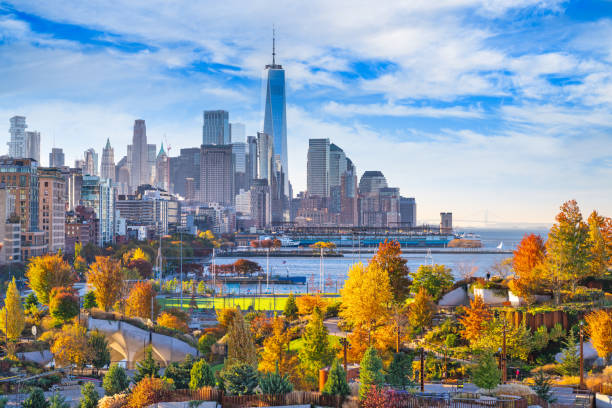
#> input picture NewYork.jpg, 612 x 408 px
$ python splitmerge.py
#> lines starting #> are read from the running program, lines starting #| are printed output that depends on the picture
import cv2 as cv
import numpy as np

img = cv.imread('NewYork.jpg')
#> img is the input picture: shape (408, 612, 3); mean B, G, R 153.3, 149.1, 140.7
cv.imshow('Original Image', img)

blank = np.zeros(img.shape[:2], dtype='uint8')
cv.imshow('Blank Image', blank)
# Split the image into its color channels
b, g, r = cv.split(img)
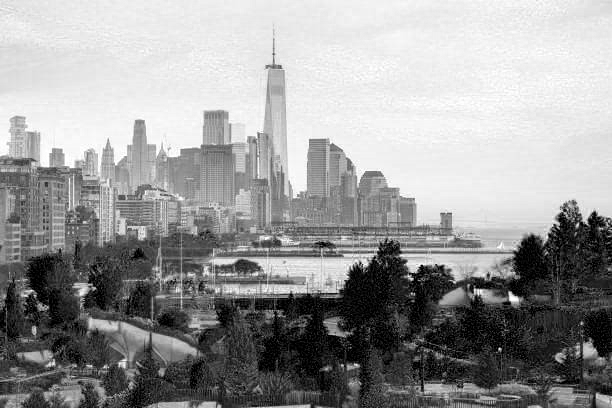
#> b: shape (408, 612); min 0, max 255, mean 153.3
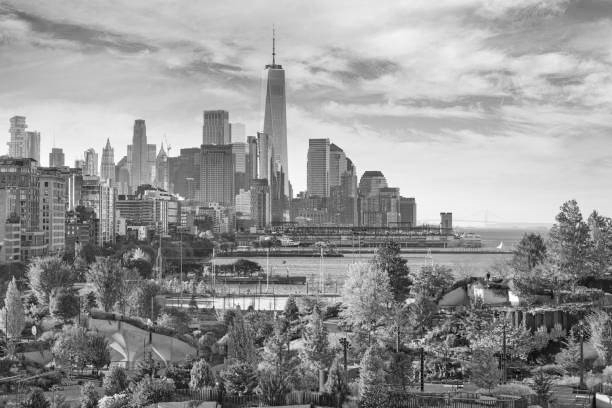
#> g: shape (408, 612); min 0, max 255, mean 149.1
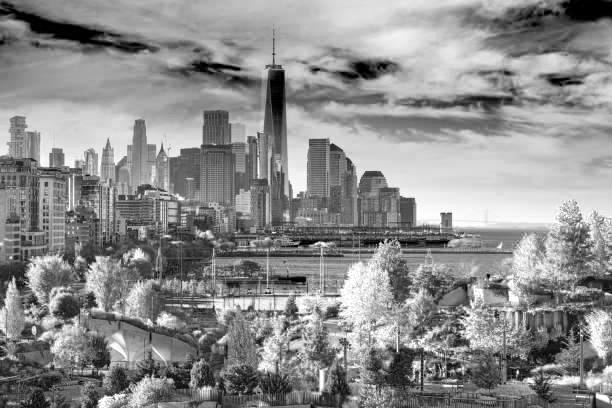
#> r: shape (408, 612); min 0, max 255, mean 140.7

blue = cv.merge([b, blank, blank])
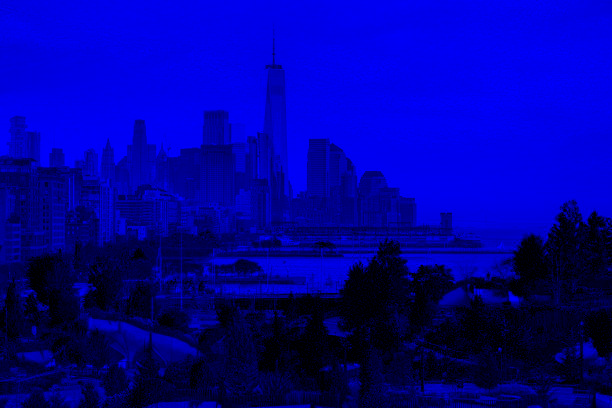
#> blue: shape (408, 612, 3); mean of channels 0, 1, 2 153.3, 0, 0; drawn as B, G, R
cv.imshow('Blue Channel', blue)
green = cv.merge([blank, g, blank])
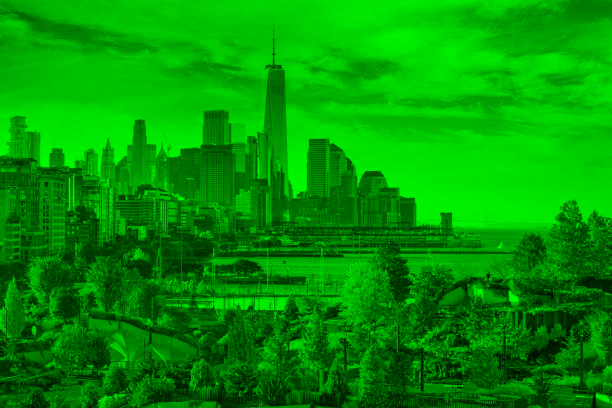
#> green: shape (408, 612, 3); mean of channels 0, 1, 2 0, 149.1, 0; drawn as B, G, R
cv.imshow('Green Channel', green)
red = cv.merge([blank, blank, r])
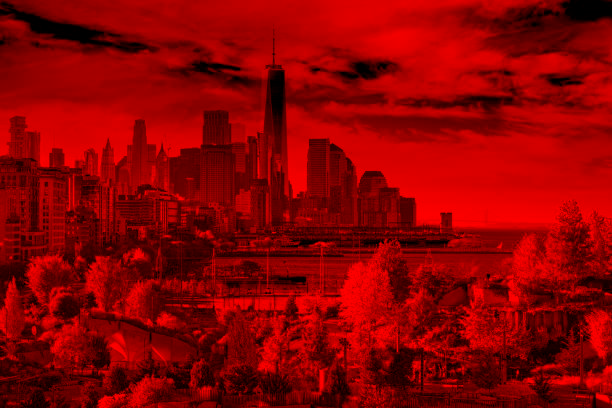
#> red: shape (408, 612, 3); mean of channels 0, 1, 2 0, 0, 140.7; drawn as B, G, R
cv.imshow('Red Channel', red)

print(img.shape)
#| (408, 612, 3)
print(b.shape)
#| (408, 612)
print(g.shape)
#| (408, 612)
print(r.shape)
#| (408, 612)

cv.waitKey(0)
cv.destroyAllWindows()


#merge the channels back into a single image
merged_img = cv.merge((b,g,r))
cv.imshow('Merged image',merged_img)
cv.waitKey(0)
cv.destroyAllWindows()

$ run again, with 1.jpg copied over NewYork.jpg
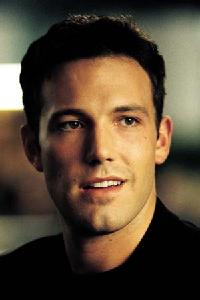
#> input picture 1.jpg, 200 x 300 px
#> img is the input picture: shape (300, 200, 3); mean B, G, R 52.4, 70.4, 85.8
#> `green = cv.merge([blank, g, blank])`:
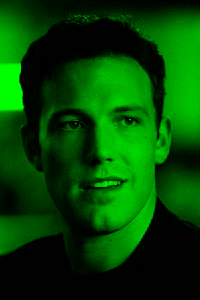
#> green: shape (300, 200, 3); mean of channels 0, 1, 2 0, 70.4, 0; drawn as B, G, R
#> `red = cv.merge([blank, blank, r])`:
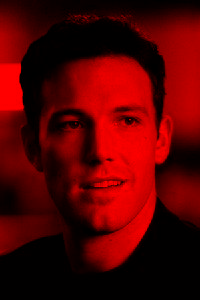
#> red: shape (300, 200, 3); mean of channels 0, 1, 2 0, 0, 85.8; drawn as B, G, R
#| (300, 200, 3)
#| (300, 200)
#| (300, 200)
#| (300, 200)
